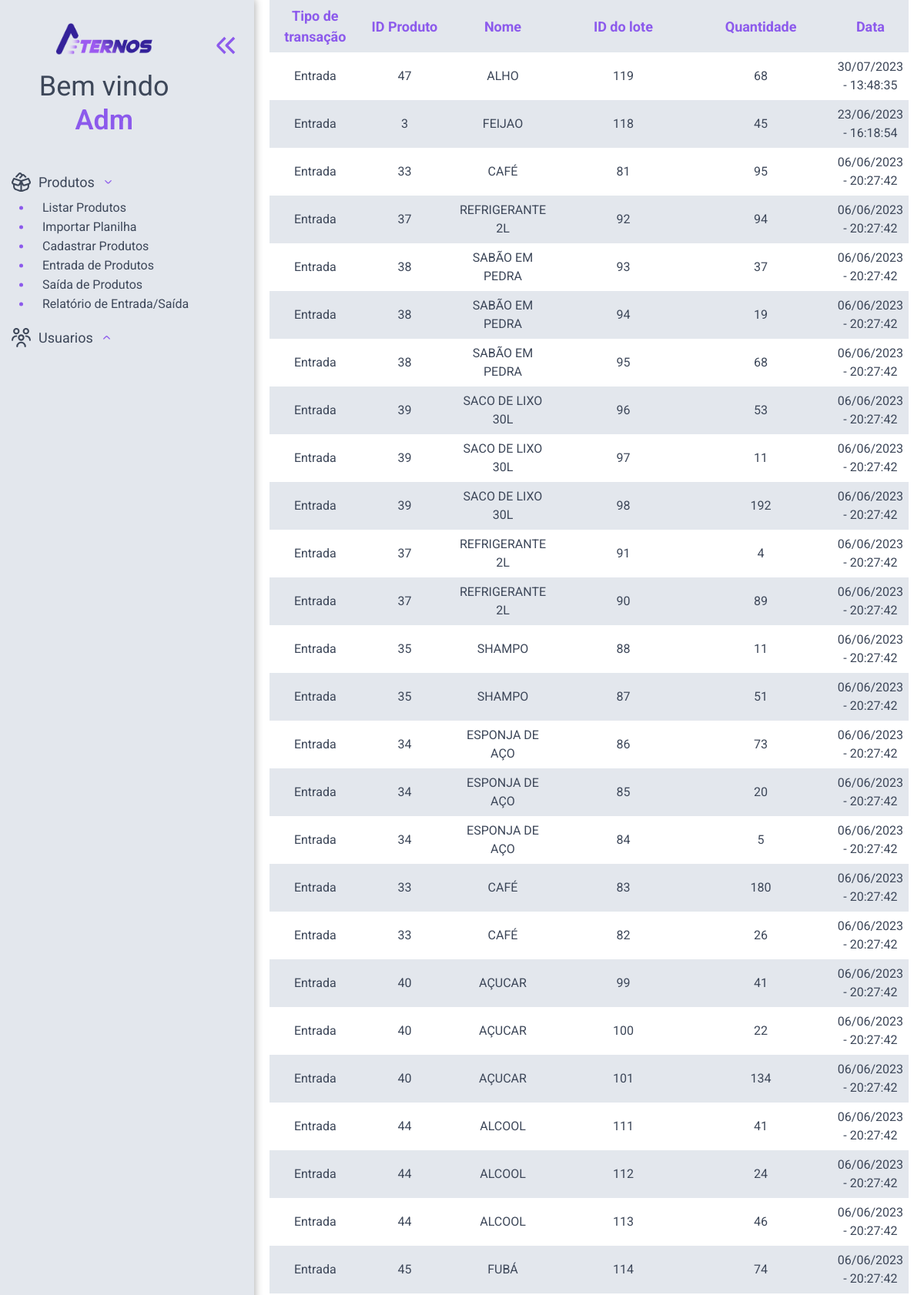
The page /nav/produto/relatorio.php (signed in, upper part) on the database its author committed.
### tables this page shows
CREATE TABLE `log_lotes` (
  `id` int(11) NOT NULL,
  `tipo` varchar(45) DEFAULT NULL,
  `id_produto` int(11) DEFAULT NULL,
  `nome_produto` varchar(45) DEFAULT NULL,
  `id_lotes` int(11) DEFAULT NULL,
  `quantidade` int(11) DEFAULT NULL,
  `data_manipulacao` datetime DEFAULT NULL
);

### config/Conn.php (called while the page is built, shortened)
<?php
    abstract class Conn
    {
        public function connUser(){
            $this->conn = new mysqli(DB_HOST,DB_USER,DB_PASSWORD,DB_NAME);
        }
    }
?>

### classes/Crud.php (called while the page is built, shortened)
<?php
    require_once ABSPATH."config/Conn.php";
    class Crud extends Conn {
        public function select($col, $tabela, $cond = null, $order = null){
            $sql = "SELECT $col FROM $tabela";
            if ($cond !== null) {
                $sql .= " WHERE $cond";
            }
            if ($order !== null) {
                $sql .= " ORDER BY $order";
            }
            return $this->conn->query($sql);
        }
    }
?>

### nav/produto/relatorio.php (the view, shortened to what this page needs)
<?php
    require_once ABSPATH . 'classes/Crud.php';
?>
<?php include_once ABSPATH.'layout/header.php';?>
<body class= "main-index">
    <?php include_once ABSPATH.'layout/menu-lateral.php';?>
    <main class="corpo-produto">
    <table style="width:100%;">
        <thead>
            <tr>
                <th class="codigo" scope="col">Tipo de transação</th>
                <th class="codigo" scope="col">ID Produto</th>
                <th class="codigo" scope="col">Nome</th>
                <th class="nome" scope="col">ID do lote</th>
                <th class="nome" scope="col">Quantidade</th>
                <th class="total" scope="col">Data</th>
            </tr>
        </thead>
        <tbody>
            <?php
                $obj = new Crud;
                $select = $obj->select("*","log_lotes",1,"data_manipulacao DESC");
                if ($select->num_rows > 0){
                    while($rows = $select->fetch_object()){
                        $data_manipulacao = strtotime($rows->data_manipulacao);
                        ?>
                        <tr>
                            <td><?php echo $rows->tipo;?></td>
                            <td><?php echo $rows->id_produto;?></td>
                            <td><?php echo $rows->nome_produto;?></td>
                            <td><?php echo $rows->id_lotes;?></td>
                            <td><?php echo $rows->quantidade;?></td>
                            <td><?php echo date('d/m/Y - H:i:s', $data_manipulacao);?></td>
            <?php
                    }
                }
            ?>
        </tbody>
</body>

### assets/css/main.css (style rules this page uses)
* { margin:0;padding:0;box-sizing:border-box;font-family:"Roboto",sans-serif;list-style:none;text-decoration:none }
html { font-size:62.5% }
.main-index { background:#fff;display:flex;flex-wrap:nowrap;width:100%;height:100vh }
.main-index .corpo-produto { width:100%;padding:0px 20px 20px 20px;overflow:auto }
.main-index .corpo-produto table { width:100%;text-align:center;border-collapse:collapse;color:#3d4759;background-color:#fff }
.main-index .corpo-produto table .nome { width:25% }
.main-index .corpo-produto table thead { background-color:#e3e7ed;color:#8c5aec;position:sticky;top:0;left:0 }
.main-index .corpo-produto table th { font-size:1.8rem }
.main-index .corpo-produto table th,.main-index .corpo-produto table td { width:15%;padding:7px }
.main-index .corpo-produto table tbody { font-size:1.6rem }
.main-index .corpo-produto table tbody tr:nth-child(even) { background-color:#e3e7ed }

### rows shown on the page
log_lotes: tipo "Entrada", id_produto "47", nome_produto "ALHO", id_lotes "119", quantidade "68", data_manipulacao "30/07/2023 - 13:48:35"
log_lotes: tipo "Entrada", id_produto "3", nome_produto "FEIJAO", id_lotes "118", quantidade "45", data_manipulacao "23/06/2023 - 16:18:54"
log_lotes: tipo "Entrada", id_produto "33", nome_produto "CAFÉ", id_lotes "81", quantidade "95", data_manipulacao "06/06/2023 - 20:27:42"
log_lotes: tipo "Entrada", id_produto "37", nome_produto "REFRIGERANTE 2L", id_lotes "92", quantidade "94", data_manipulacao "06/06/2023 - 20:27:42"
log_lotes: tipo "Entrada", id_produto "38", nome_produto "SABÃO EM PEDRA", id_lotes "93", quantidade "37", data_manipulacao "06/06/2023 - 20:27:42"
log_lotes: tipo "Entrada", id_produto "38", nome_produto "SABÃO EM PEDRA", id_lotes "94", quantidade "19", data_manipulacao "06/06/2023 - 20:27:42"
log_lotes: tipo "Entrada", id_produto "38", nome_produto "SABÃO EM PEDRA", id_lotes "95", quantidade "68", data_manipulacao "06/06/2023 - 20:27:42"
log_lotes: tipo "Entrada", id_produto "39", nome_produto "SACO DE LIXO 30L", id_lotes "96", quantidade "53", data_manipulacao "06/06/2023 - 20:27:42"
log_lotes: tipo "Entrada", id_produto "39", nome_produto "SACO DE LIXO 30L", id_lotes "97", quantidade "11", data_manipulacao "06/06/2023 - 20:27:42"
log_lotes: tipo "Entrada", id_produto "39", nome_produto "SACO DE LIXO 30L", id_lotes "98", quantidade "192", data_manipulacao "06/06/2023 - 20:27:42"
log_lotes: tipo "Entrada", id_produto "37", nome_produto "REFRIGERANTE 2L", id_lotes "91", quantidade "4", data_manipulacao "06/06/2023 - 20:27:42"
log_lotes: tipo "Entrada", id_produto "37", nome_produto "REFRIGERANTE 2L", id_lotes "90", quantidade "89", data_manipulacao "06/06/2023 - 20:27:42"
log_lotes: tipo "Entrada", id_produto "35", nome_produto "SHAMPO", id_lotes "88", quantidade "11", data_manipulacao "06/06/2023 - 20:27:42"
log_lotes: tipo "Entrada", id_produto "35", nome_produto "SHAMPO", id_lotes "87", quantidade "51", data_manipulacao "06/06/2023 - 20:27:42"
log_lotes: tipo "Entrada", id_produto "34", nome_produto "ESPONJA DE AÇO", id_lotes "86", quantidade "73", data_manipulacao "06/06/2023 - 20:27:42"
log_lotes: tipo "Entrada", id_produto "34", nome_produto "ESPONJA DE AÇO", id_lotes "85", quantidade "20", data_manipulacao "06/06/2023 - 20:27:42"
log_lotes: tipo "Entrada", id_produto "34", nome_produto "ESPONJA DE AÇO", id_lotes "84", quantidade "5", data_manipulacao "06/06/2023 - 20:27:42"
log_lotes: tipo "Entrada", id_produto "33", nome_produto "CAFÉ", id_lotes "83", quantidade "180", data_manipulacao "06/06/2023 - 20:27:42"
log_lotes: tipo "Entrada", id_produto "33", nome_produto "CAFÉ", id_lotes "82", quantidade "26", data_manipulacao "06/06/2023 - 20:27:42"
log_lotes: tipo "Entrada", id_produto "40", nome_produto "AÇUCAR", id_lotes "99", quantidade "41", data_manipulacao "06/06/2023 - 20:27:42"
log_lotes: tipo "Entrada", id_produto "40", nome_produto "AÇUCAR", id_lotes "100", quantidade "22", data_manipulacao "06/06/2023 - 20:27:42"
log_lotes: tipo "Entrada", id_produto "40", nome_produto "AÇUCAR", id_lotes "101", quantidade "134", data_manipulacao "06/06/2023 - 20:27:42"
log_lotes: tipo "Entrada", id_produto "44", nome_produto "ALCOOL", id_lotes "111", quantidade "41", data_manipulacao "06/06/2023 - 20:27:42"
log_lotes: tipo "Entrada", id_produto "44", nome_produto "ALCOOL", id_lotes "112", quantidade "24", data_manipulacao "06/06/2023 - 20:27:42"
log_lotes: tipo "Entrada", id_produto "44", nome_produto "ALCOOL", id_lotes "113", quantidade "46", data_manipulacao "06/06/2023 - 20:27:42"
log_lotes: tipo "Entrada", id_produto "45", nome_produto "FUBÁ", id_lotes "114", quantidade "74", data_manipulacao "06/06/2023 - 20:27:42"

### other values the page prints
$_SESSION['nome'] "Adm"
